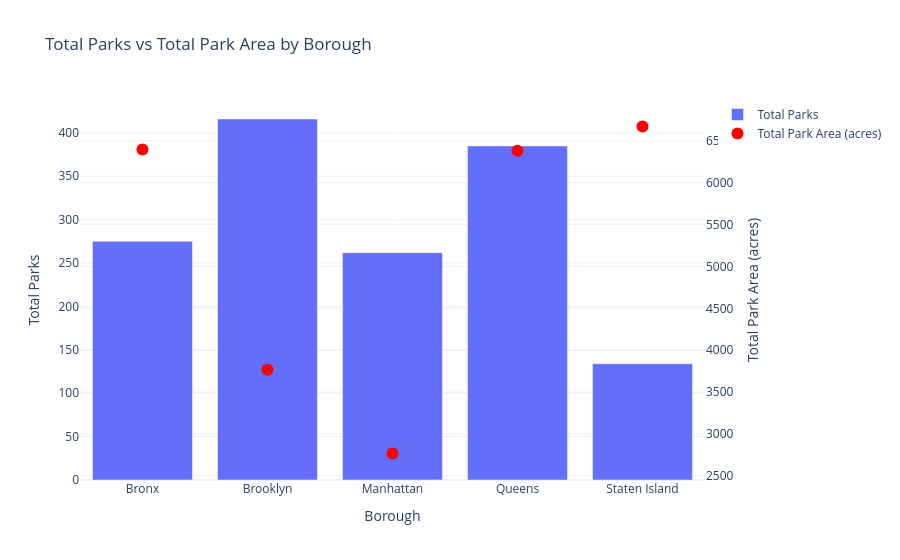

Here is the notebook cell this chart was saved with:
### Code cell
import plotly.graph_objects as go

fig = go.Figure()

# bar for total parks
fig.add_trace(
    go.Bar(x=park_total["BORO"], y=park_total["TOTAL_PARK"], name="Total Parks")
)

# points
fig.add_trace(
    go.Scatter(
        x=park_total["BORO"],
        y=park_total["TOT_AREA_OF_PARK"],
        name="Total Park Area (acres)",
        mode="markers",
        marker=dict(size=12, color="red"),
        yaxis="y2",
    )
)

fig.update_layout(
    title="Total Parks vs Total Park Area by Borough",
    xaxis_title="Borough",
    yaxis_title="Total Parks",
    yaxis2=dict(title="Total Park Area (acres)", overlaying="y", side="right"),
    template="plotly_white",
)

fig.show()

### Figure 1 — Plotly figure (JSON) as saved in the notebook; plotly's stock layout.template omitted (floating-point values rounded to 4 significant figures)
{"data": [{"name": "Total Parks", "type": "bar", "x": ["Bronx", "Brooklyn", "Manhattan", "Queens", "Staten Island"], "y": [275, 416, 262, 385, 134]}, {"marker": {"color": "red", "size": 12}, "mode": "markers", "name": "Total Park Area (acres)", "type": "scatter", "x": ["Bronx", "Brooklyn", "Manhattan", "Queens", "Staten Island"], "y": [6397.0, 3767.0, 2767.0, 6383.0, 6671.0], "yaxis": "y2"}], "layout": {"title": {"text": "Total Parks vs Total Park Area by Borough"}, "xaxis": {"title": {"text": "Borough"}}, "yaxis": {"title": {"text": "Total Parks"}}, "yaxis2": {"overlaying": "y", "side": "right", "title": {"text": "Total Park Area (acres)"}}}}
